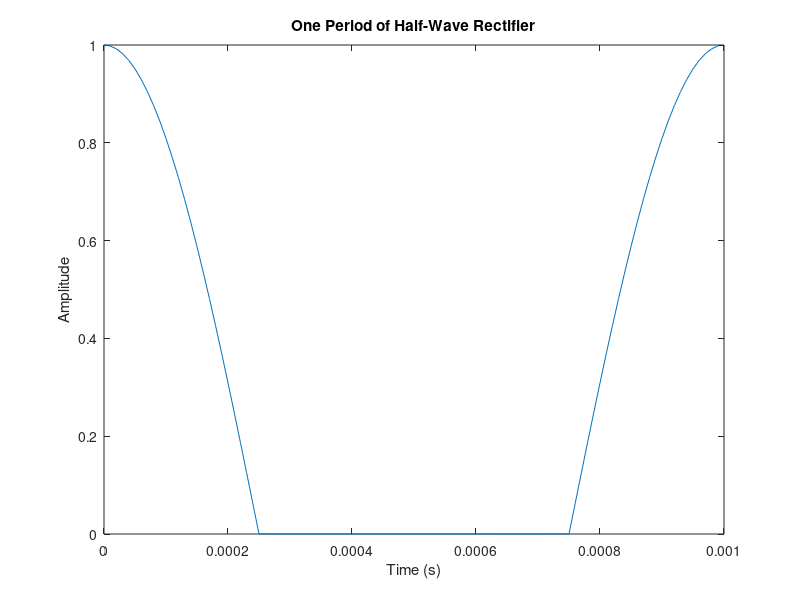

Write MATLAB code to recreate this figure. (Note: this script raises an error after producing the figure.)
% 2. Find the FS coefficients (plot magnitute and phase) for a half-wave rectified sine wave. Choose 
%    the origin so that the signal is even, and To = 10^(-3). Again
%    consider different choices for the number of points in one period.

To = 10^-3;  % Fundamental period of the signal. Default: 1 ms in this example.
fo = 1/To;   % Fundamental frequency

N = 100;           % Number of samples in [0,To]
dt = To/N;        % Sampling period. The sampling frequency is 1/dt. It should be greater or equal to the Nyquist sampling frequency.
t = (0:N-1)*dt;  

% Half-wave rectifier function
x = sin(2*pi*fo*t + pi / 2);
x(x<0) = 0;

figure
plot(t, x);
title("One Period of Half-Wave Rectifier")
xlabel("Time (s)")
ylabel("Amplitude")

Np=3;
tp = (0:Np*N-1)*dt;       % create a timeline over Np periods.

figure
plot(tp,periodicExtension(x,3));  % Plot 3 periods
title("Three Periods of Half-Wave Rectifier")
xlabel("Time (s)")
ylabel("Amplitude")

% Calculating FS Coefficients X_1 to X_N-1
X(1:N) = 0; % Set FS Coefficients to 0
for k=0:N-1
    X(1+k) = (1/N)*x*(exp(j*2*pi*k*fo*t))';  
end

df = fo; % Frequency increment between successive harmonics
f = (0:N-1)*df; % Frequency vectors    

% Plotting Magnitude of the Fourier Coefficients
figure
stem(f,abs(X)) % The FS coefficients are complex numbers. Here we plot the magnitude
title("Magnitude of the Fourier Coefficients")
xlabel("Frequency (Hz)")
ylabel("Magnitude")
ymax = max(abs(X));
ylim([0 ymax])

% Plotting Phase of the Fourier Coefficients
figure
plot(f, angle(X))
title("Phase of the Fourier Coefficients")
xlabel("Frequency (Hz)")
ylabel("Phase")

function y = periodicExtension(x,n)
% Return the periodic extension of the vector x.
% The number of periods is n
L = length(x);
y(1:n*L) = 0;
for k=1:n
    y((k-1)*L+1: k*L) = x;
end
end
